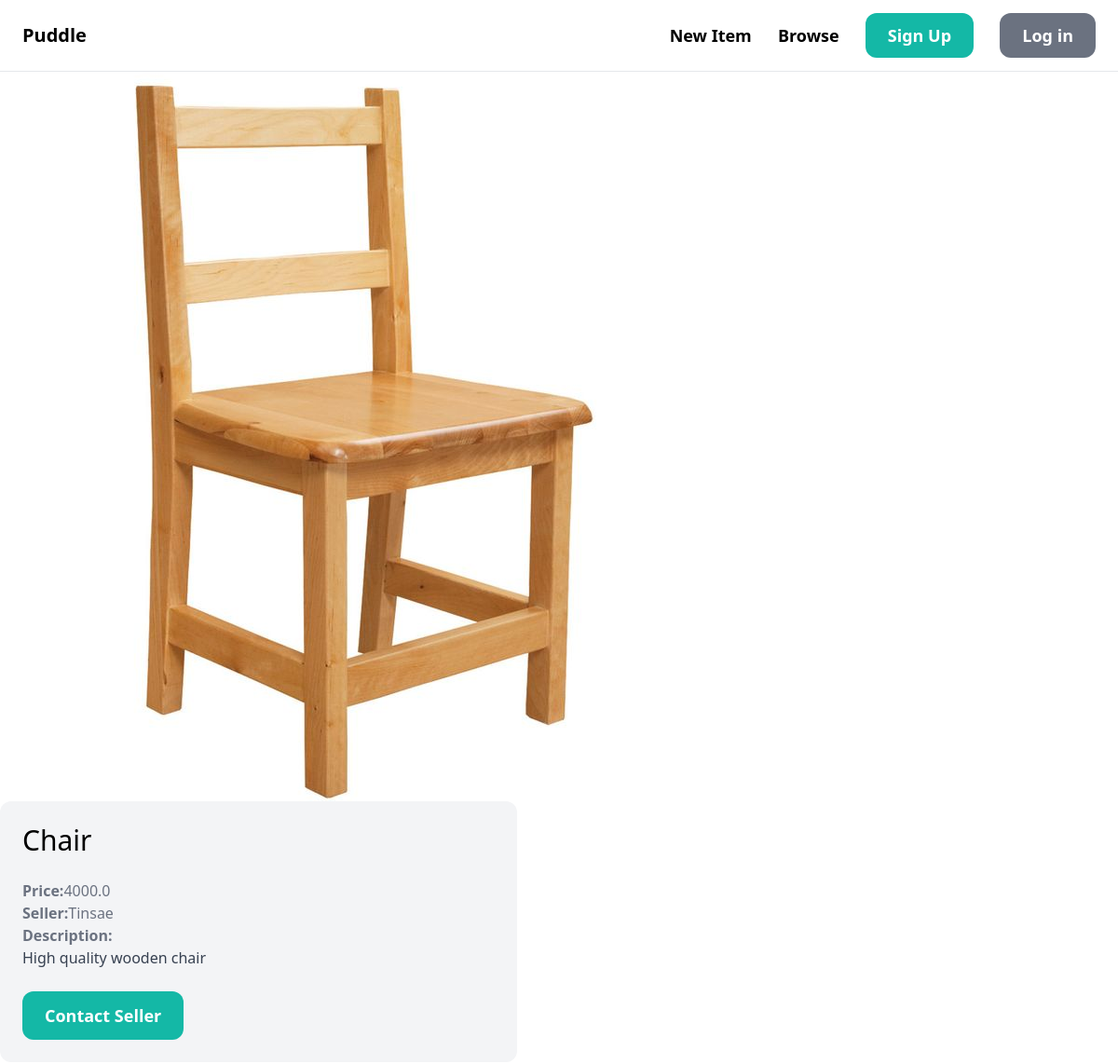
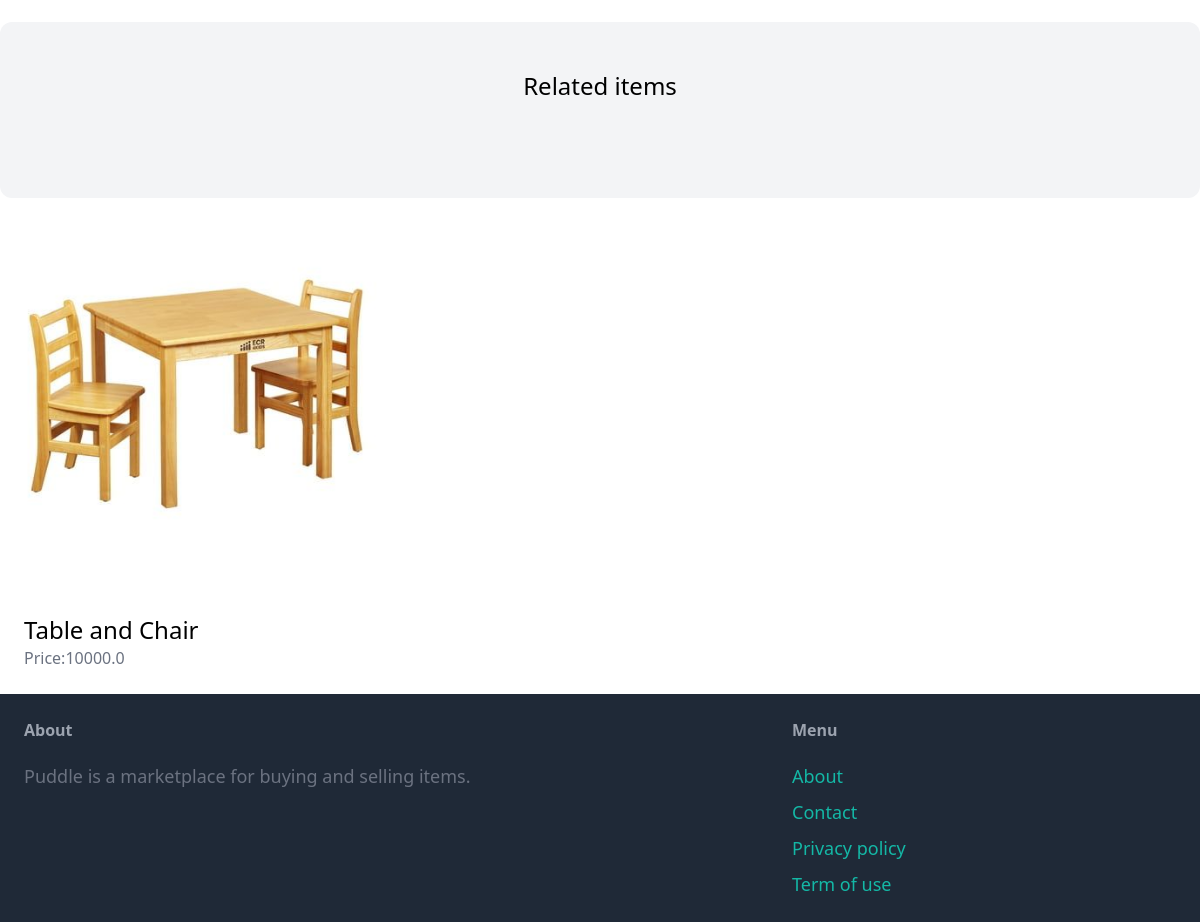
/items/5/, run on the app's committed database (2 pictures, top to bottom).
### item/models.py (models this page shows, shortened)
class Item(models.Model):
    category = models.ForeignKey(Category, related_name='items', on_delete=models.CASCADE)
    name = models.CharField(max_length=255)
    description = models.TextField(blank=True, null=True)
    price = models.FloatField()
    image = models.ImageField(upload_to='item_images/', blank=True, null=True)
    is_sold = models.BooleanField(default=False)
    created_by = models.ForeignKey(User, related_name='items', on_delete=models.CASCADE)
    created_at = models.DateTimeField(auto_now_add=True)

### item/views.py (the view)
# urls.py: path('<int:pk>/', views.detail, name='detail'),
def detail(request, pk):
    item = get_object_or_404(Item, pk=pk)
    related_items = Item.objects.filter(
        category=item.category
    ).exclude(pk=pk)
    return render(request, 'item/detail.html',{
        'item': item,
        'related_items': related_items,
    })

### item/templates/item/detail.html (shortened to what this page needs)
{% extends 'core/base.html'%}
{% block content %}
<div class="grid grid-col-span-3">
   <div class="col-span-3">
        <img src="{{item.image.url}}" class="rounded-xl">
    </div>
    <div class="col-span-2 p-6 bg-gray-100 rounded-xl">
        <h1 class="mb-6 text-3xl">{{item.name}}</h1>
        <p class="text-gray-500"><strong>Price:</strong>{{item.price}}</p>
        <p class="text-gray-500"><strong>Seller:</strong>{{item.created_by.username}}</p>
        {%if item.description%}
        <p class="text-gray-700">
            <strong class="text-gray-500">Description:</strong><br>
            {{item.description}}
        </p>
        {%endif%}
        {% if request.user == item.created_by %}
            <div class="mt-6 p-6 bg-white rounded-xl">
                <p>This is your item!</p>
                <a href="{% url 'item:edit' item.id %}" class="inline-block mt-6 px-6 py-3 text-lg font-semibold bg-teal-500 text-white rounded-xl">Edit</a>
                <a href="{% url 'item:delete' item.id %}" class="inline-block mt-6 px-6 py-3 text-lg font-semibold bg-red-500 text-white rounded-xl">Delete</a>
            </div>
            {% else %}
        <a href="#" class="inline-block mt-6 px-6 py-3 text-lg font-semibold bg-teal-500 text-white rounded-xl hover:bg-teal-700">Contact Seller</a>
        {% endif %}
    </div>
</div>
  <div class="mt-6 px-6 py-12 bg-gray-100 rounded-xl">
        <h2 class="mb-12 text-2xl text-center">Related items</h2>
    </div>
    <div class="grid grid-cols-3 gap-3">
        {% for item in related_items%}
        <div>
            <a href="{% url 'item:detail' item.id %}">
                <div>
                    <img src="{{ item.image.url }}" class="rounded-t-xl">
                </div>
                <div class="p-6 bg-white rounded-b-xl">
                    <h2 class="text-2xl">{{item.name}}</h2>
                    <p class="text-gray-500">Price:{{item.price}}</p>
                </div>
            </a>
        </div>
        {% endfor %}
    </div>
{% endblock %}

### data on the page
Item: image (picture), name "Chair", price "4000.0", created_by.username "Tinsae", description "High quality wooden chair"
Item: image (picture), name "Table and Chair", price "10000.0"
